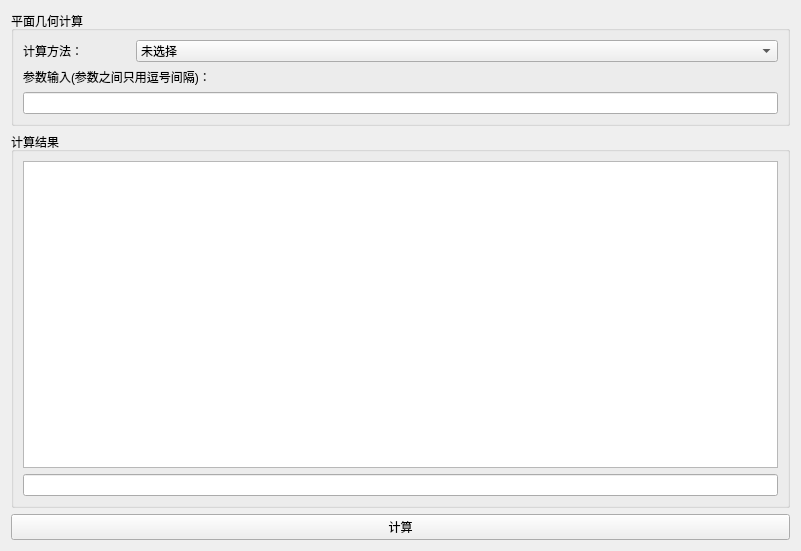
<?xml version="1.0" encoding="UTF-8"?>
<ui version="4.0">
 <class>pjjisuan_2</class>
 <widget class="QWidget" name="pjjisuan_2">
  <property name="geometry">
   <rect>
    <x>0</x>
    <y>0</y>
    <width>801</width>
    <height>551</height>
   </rect>
  </property>
  <property name="windowTitle">
   <string>Form</string>
  </property>
  <layout class="QGridLayout" name="gridLayout" rowstretch="1,5,0">
   <item row="0" column="0">
    <widget class="QGroupBox" name="groupBox">
     <property name="title">
      <string>平面几何计算</string>
     </property>
     <layout class="QGridLayout" name="gridLayout_2" columnstretch="1,6">
      <item row="0" column="0">
       <widget class="QLabel" name="label">
        <property name="text">
         <string>计算方法：</string>
        </property>
       </widget>
      </item>
      <item row="0" column="1">
       <widget class="QComboBox" name="pjjisuan_fangfa">
        <item>
         <property name="text">
          <string>未选择</string>
         </property>
        </item>
        <item>
         <property name="text">
          <string>两点间距离[参数：点1名称,点2名称]</string>
         </property>
        </item>
        <item>
         <property name="text">
          <string>中点坐标[参数：点1名称,点2名称]</string>
         </property>
        </item>
        <item>
         <property name="text">
          <string>判断多点是否共线[参数：点1名称,点2名称,...,点n名称]</string>
         </property>
        </item>
        <item>
         <property name="text">
          <string>平移点[参数：点名称,x坐标增量,y坐标增量]</string>
         </property>
        </item>
        <item>
         <property name="text">
          <string>绕定点旋转点[参数：旋转点名称,旋转弧度,旋转中心名称]</string>
         </property>
        </item>
        <item>
         <property name="text">
          <string>点关于直线反射[参数：点名称,直线名称(或直线上两点)]</string>
         </property>
        </item>
        <item>
         <property name="text">
          <string>经过两点的直线方程 Ax+By+C=0[参数：点1名称,点2名称]</string>
         </property>
        </item>
        <item>
         <property name="text">
          <string>直线斜率[参数：点1名称,点2名称]</string>
         </property>
        </item>
        <item>
         <property name="text">
          <string>两直线交点[参数：直线1名称(或直线上两点),直线2名称(或直线上两点)]</string>
         </property>
        </item>
        <item>
         <property name="text">
          <string>点到直线距离[参数：点名称,直线名称]</string>
         </property>
        </item>
        <item>
         <property name="text">
          <string>两直线夹角[参数：直线1名称(或直线上两点),直线2名称(或直线上两点)]</string>
         </property>
        </item>
        <item>
         <property name="text">
          <string>判断两直线是否平行[参数：直线1名称(或直线上两点),直线2名称(或直线上两点)]</string>
         </property>
        </item>
        <item>
         <property name="text">
          <string>判断两直线是否垂直[参数：直线1名称(或直线上两点),直线2名称(或直线上两点)]</string>
         </property>
        </item>
        <item>
         <property name="text">
          <string>求圆心坐标[参数：圆名称]</string>
         </property>
        </item>
        <item>
         <property name="text">
          <string>求圆半径[参数：圆名称]</string>
         </property>
        </item>
        <item>
         <property name="text">
          <string>求圆面积[参数：圆名称]</string>
         </property>
        </item>
        <item>
         <property name="text">
          <string>求圆周长[参数：圆名称]</string>
         </property>
        </item>
        <item>
         <property name="text">
          <string>两圆交点[参数：圆1名称,圆2名称]</string>
         </property>
        </item>
        <item>
         <property name="text">
          <string>圆外一点到圆的切线方程[参数：点名称,圆名称]</string>
         </property>
        </item>
        <item>
         <property name="text">
          <string>三角形面积[参数：三角形名称(或三顶点名称)]</string>
         </property>
        </item>
        <item>
         <property name="text">
          <string>三角形周长[参数：三角形名称(或三顶点名称)]</string>
         </property>
        </item>
        <item>
         <property name="text">
          <string>三角形外接圆圆心[参数：三角形名称(或三顶点名称)]</string>
         </property>
        </item>
        <item>
         <property name="text">
          <string>三角形外接圆半径[参数：三角形名称(或三顶点名称)]</string>
         </property>
        </item>
        <item>
         <property name="text">
          <string>三角形内接圆圆心[参数：三角形名称(或三顶点名称)]</string>
         </property>
        </item>
        <item>
         <property name="text">
          <string>三角形内切圆半径[参数：三角形名称(或三顶点名称)]</string>
         </property>
        </item>
        <item>
         <property name="text">
          <string>三角形重心[参数：三角形名称(或三顶点名称)]</string>
         </property>
        </item>
        <item>
         <property name="text">
          <string>三角形垂心[参数：三角形名称(或三顶点名称)]</string>
         </property>
        </item>
        <item>
         <property name="text">
          <string>是否为直角三角形[参数：三角形名称(或三顶点名称)]</string>
         </property>
        </item>
        <item>
         <property name="text">
          <string>是否为等腰三角形[参数：三角形名称(或三顶点名称)]</string>
         </property>
        </item>
        <item>
         <property name="text">
          <string>是否为等边三角形[参数：三角形名称(或三顶点名称)]</string>
         </property>
        </item>
        <item>
         <property name="text">
          <string>多边形面积[参数：顶点1名称,顶点2名称,...,顶点n名称]</string>
         </property>
        </item>
        <item>
         <property name="text">
          <string>多边形周长[参数：顶点1名称,顶点2名称,...,顶点n名称]</string>
         </property>
        </item>
       </widget>
      </item>
      <item row="1" column="0" colspan="2">
       <widget class="QLabel" name="label_2">
        <property name="text">
         <string>参数输入(参数之间只用逗号间隔)：</string>
        </property>
       </widget>
      </item>
      <item row="2" column="0" colspan="2">
       <widget class="QLineEdit" name="pjjisuan_canshu"/>
      </item>
     </layout>
    </widget>
   </item>
   <item row="1" column="0">
    <widget class="QGroupBox" name="groupBox_2">
     <property name="title">
      <string>计算结果</string>
     </property>
     <layout class="QGridLayout" name="gridLayout_3">
      <item row="0" column="0">
       <widget class="QGraphicsView" name="pjjisuan_result">
        <property name="url" stdset="0">
         <url>
          <string>about:blank</string>
         </url>
        </property>
       </widget>
      </item>
      <item row="1" column="0">
       <widget class="QLineEdit" name="pjjisuan_result_lineedit"/>
      </item>
     </layout>
    </widget>
   </item>
   <item row="2" column="0">
    <widget class="QPushButton" name="pjjisuan_jisuan">
     <property name="text">
      <string>计算</string>
     </property>
    </widget>
   </item>
  </layout>
 </widget>
 <resources/>
 <connections/>
</ui>
